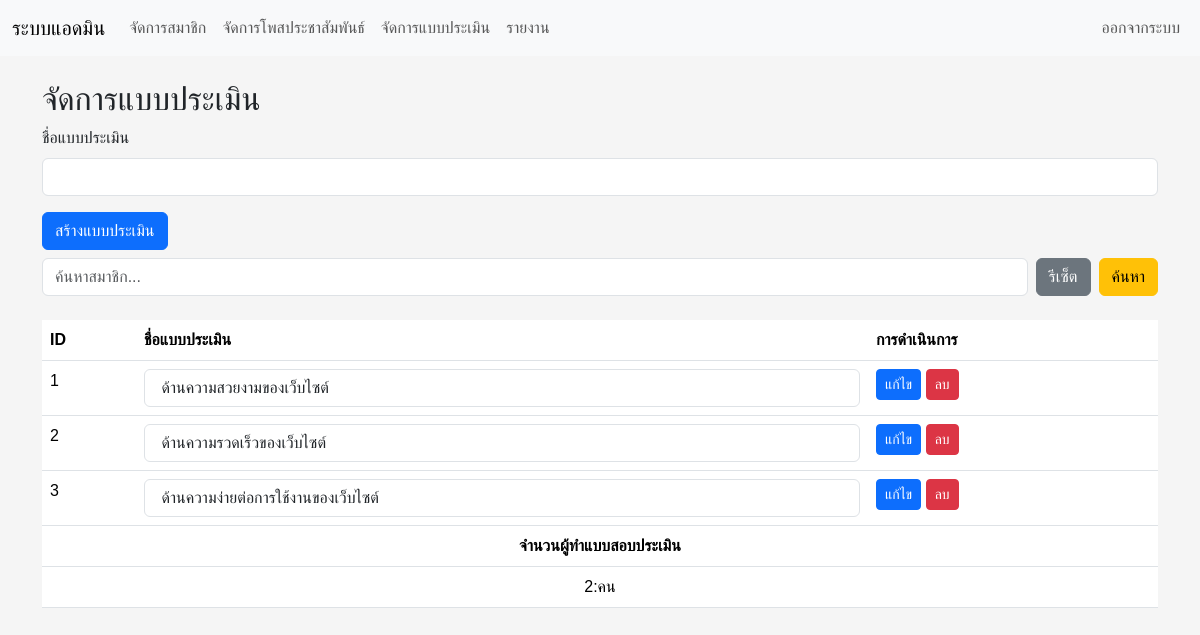
Screenshot of /manage_evaluation.php with the database file from the repository.
### tables this page shows
CREATE TABLE `assessment` (
  `assessment_id` int(11) NOT NULL,
  `assessment_name` varchar(50) NOT NULL
);

### manage_evaluation.php (the view, shortened to what this page needs)
<?php
include 'db.php';
$search = isset($_GET['search']) ? $_GET['search'] : '';
if ($search) {
     $stmt = $conn->query("SELECT * FROM assessment  WHERE assessment_name LIKE '%{$search}%'");
} else {
     $stmt = $conn->query("SELECT * FROM assessment");
}
$assessment = $stmt->fetchAll(PDO::FETCH_ASSOC);
?>
<!DOCTYPE html>
<html lang="th">
<head>
     <link rel="stylesheet" href="style/globals.css">
     <link rel="stylesheet" href="lib/bootstrap.min.css">
</head>
<body>
     <?php include 'navbar.php'; ?>
     <div class="container mt-4">
          <h2>จัดการแบบประเมิน</h2>
          <form action="api/assessment/create.php" method="post">
               <div class="mb-3">
                    <label for="surveyTitle" class="form-label">ชื่อแบบประเมิน</label>
                    <input type="text" class="form-control" name="assessment_name" id="surveyTitle" required>
               </div>
               <button type="submit" class="btn btn-primary mb-2">สร้างแบบประเมิน</button>
          </form>
          <div class="mb-4">
               <form action="manage_evaluation.php" class="d-flex gap-2" method="get">
                    <input type="search" name="search" class="form-control" placeholder="ค้นหาสมาชิก...">
                    <button class="btn btn-secondary">
                         รีเซ็ต
                    </button>
                    <button class="btn btn-warning">
                         ค้นหา
                    </button>
               </form>
          </div>
          <table class="table mt-4">
               <thead>
                    <tr>
                         <th>ID</th>
                         <th>ชื่อแบบประเมิน</th>
                         <th>การดำเนินการ</th>
                    </tr>
               </thead>
               <tbody>
                    <?php foreach ($assessment as $index => $row) : ?>
                         <form action="api/assessment/update.php" method="post">
                              <tr>
                                   <td><?= ($index + 1) ?></td>
                                   <td>
                                        <input class="form-control" type="text" name="assessment_name" value=" <?= ($row['assessment_name']) ?>" id="">
                                   </td>
                                   <td>
                                        <button type="submit" class="btn btn-sm btn-primary">แก้ไข</button>
                                        <a class="btn btn-sm btn-danger" href="api/assessment/delete.php?id=<?= $row['assessment_id'] ?>">ลบ</a>
                                   </td>
                              </tr>
                         </form>
                    <?php endforeach; ?>
               </tbody>
               <thead>
                    <tr>
                         <th colspan="3" class="text-center">
                              จำนวนผู้ทำแบบสอบประเมิน
                         </th>
                    </tr>
               </thead>
               <tbody>
                    <?php
                    $stmt = $conn->query("SELECT COUNT(DISTINCT user_id) AS total FROM reviews");
                    $result = $stmt->fetch(PDO::FETCH_ASSOC);
                    ?>
                    <tr>
                         <td class="text-center" colspan="3">
                              <?=$result['total']?>:คน
                         </td>
                    </tr>
               </tbody>
          </table>
     </div>
</body>
</html>

### globals.css (style rules this page uses)
* { margin: 0; padding: 0; box-sizing: border-box; font-family: sans-serif !important; }
:root { --primary-colr: #0099cc; --secondary-color: #66b3ff; --bg-color: #f5f5f5; }
body { background-color: var(--bg-color) !important; }
a { text-decoration: none !important; }

### rows the page displays
assessment: assessment_name "ด้านความสวยงามของเว็บไซต์"
assessment: assessment_name "ด้านความรวดเร็วของเว็บไซต์"
assessment: assessment_name "ด้านความง่ายต่อการใช้งานของเว็บไซต์"

### other values shown
$result['total'] "2"
